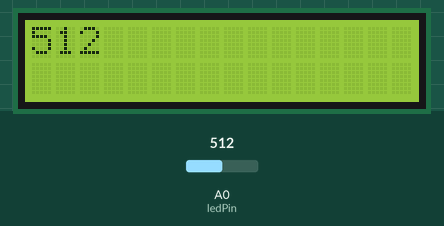
A sketch run on a simulated Arduino Uno, built with avr-gcc and run on an emulated ATmega328P. Parts: 16×2 character LCD. The inputs (shaded band) are chosen by the test bench; at power-on: A0 (ledPin) = 512. What the sketch prints to the serial monitor is not drawn.

Above: at 1.2 s.
1.3 s: A0 (ledPin) set to 716
At 2.5 s:
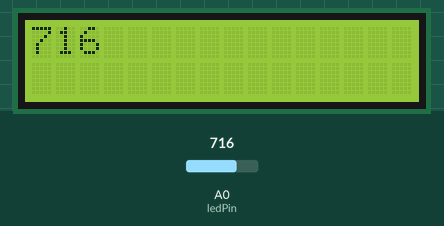
2.8 s: A0 (ledPin) set to 900
At 3.4 s:
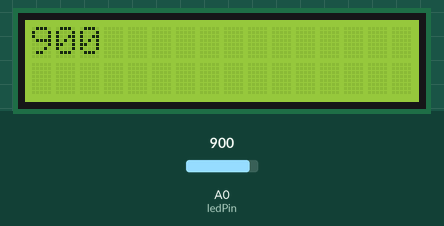
5.8 s: A0 (ledPin) set to 1023
At 6.3 s:
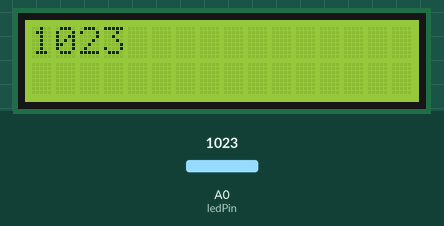
Timing chart, 0 to 8.8 s (numbered marks = the images above; inputs shaded):
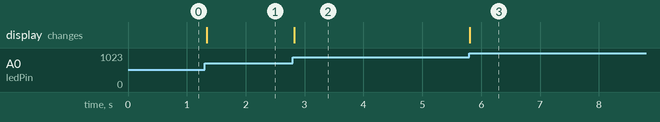

The sketch:

LEDTutorial.ino
```cpp
#include <LiquidCrystal.h>
LiquidCrystal lcd(8, 9, 4, 5, 6, 7);

int ledPin = A0;
int val = 0;

void setup ()
{
  lcd.begin(16,2);
  Serial.begin(9600);
}

void loop ()
{
  val = analogRead(ledPin); // read the input pin
  Serial.println(val); // for purposes of debugging
  lcd.setCursor(0,0);
  lcd.clear();
  lcd.print(val);
}
```

Measured:
- after the input at 1.3 s, the display: changes at once (image 1)
- after the input at 2.8 s, the display: changes at once (image 2)
- after the input at 5.8 s, the display: changes at once (image 3)
